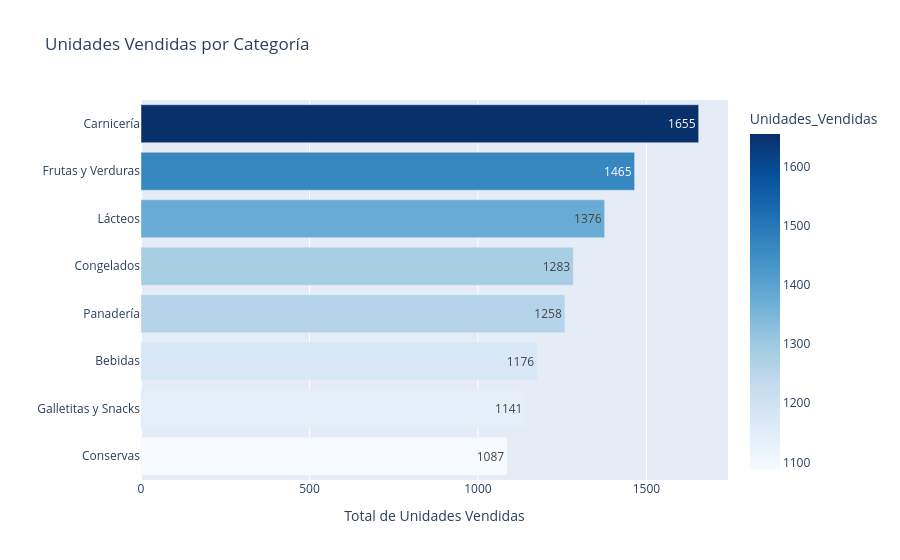

Notebook code cell kept with this figure:
### Code cell
# DISTRIBUCIÓN DE UNIDADES VENDIDAS POR CATEGORÍA

# Gráfico de barras interactivo - UNIDADES
fig1 = px.bar(resumen_categoria, 
              x='Unidades_Vendidas', 
              y='Categoría',
              orientation='h',
              title='Unidades Vendidas por Categoría',
              color='Unidades_Vendidas',
              color_continuous_scale='Blues',
              text='Unidades_Vendidas')

fig1.update_layout(yaxis={'categoryorder':'total ascending'},
                   xaxis_title='Total de Unidades Vendidas',
                   yaxis_title='',
                   showlegend=False)
fig1.show()

### Figure 1 — Plotly figure (JSON) as saved in the notebook; plotly's stock layout.template omitted (floating-point values rounded to 4 significant figures)
{"data": [{"hovertemplate": "Unidades_Vendidas=%{marker.color}<br>Categoría=%{y}<extra></extra>", "legendgroup": "", "marker": {"color": [1655, 1376, 1283, 1258, 1176, 1465, 1141, 1087], "coloraxis": "coloraxis", "pattern": {"shape": ""}}, "name": "", "orientation": "h", "showlegend": false, "text": [1655.0, 1376.0, 1283.0, 1258.0, 1176.0, 1465.0, 1141.0, 1087.0], "textposition": "auto", "type": "bar", "x": [1655, 1376, 1283, 1258, 1176, 1465, 1141, 1087], "xaxis": "x", "y": ["Carnicería", "Lácteos", "Congelados", "Panadería", "Bebidas", "Frutas y Verduras", "Galletitas y Snacks", "Conservas"], "yaxis": "y"}], "layout": {"barmode": "relative", "coloraxis": {"colorbar": {"title": {"text": "Unidades_Vendidas"}}, "colorscale": [[0, "rgb(247,251,255)"], [0.125, "rgb(222,235,247)"], [0.25, "rgb(198,219,239)"], [0.375, "rgb(158,202,225)"], [0.5, "rgb(107,174,214)"], [0.625, "rgb(66,146,198)"], [0.75, "rgb(33,113,181)"], [0.875, "rgb(8,81,156)"], [1, "rgb(8,48,107)"]]}, "legend": {"tracegroupgap": 0}, "showlegend": false, "title": {"text": "Unidades Vendidas por Categoría"}, "xaxis": {"anchor": "y", "domain": [0, 1], "title": {"text": "Total de Unidades Vendidas"}}, "yaxis": {"anchor": "x", "categoryorder": "total ascending", "domain": [0, 1], "title": {"text": ""}}}}
